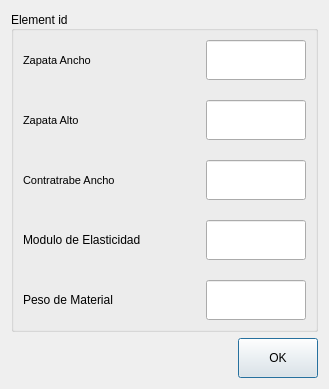
<?xml version="1.0" encoding="UTF-8"?>
<ui version="4.0">
 <class>Dialog</class>
 <widget class="QDialog" name="Dialog">
  <property name="geometry">
   <rect>
    <x>0</x>
    <y>0</y>
    <width>329</width>
    <height>389</height>
   </rect>
  </property>
  <property name="windowTitle">
   <string>Dialog</string>
  </property>
  <layout class="QVBoxLayout" name="verticalLayout">
   <item>
    <widget class="QGroupBox" name="concrete_group">
     <property name="title">
      <string>Element id</string>
     </property>
     <property name="alignment">
      <set>Qt::AlignLeading|Qt::AlignLeft|Qt::AlignVCenter</set>
     </property>
     <layout class="QGridLayout" name="gridLayout_2">
      <property name="verticalSpacing">
       <number>20</number>
      </property>
      <item row="5" column="0">
       <widget class="QLabel" name="lab_mat_peso">
        <property name="text">
         <string>Peso de Material</string>
        </property>
       </widget>
      </item>
      <item row="4" column="0">
       <widget class="QLabel" name="lab_e">
        <property name="text">
         <string>Modulo de Elasticidad</string>
        </property>
       </widget>
      </item>
      <item row="5" column="1">
       <widget class="QLineEdit" name="input_pmat_val">
        <property name="minimumSize">
         <size>
          <width>0</width>
          <height>40</height>
         </size>
        </property>
        <property name="maximumSize">
         <size>
          <width>100</width>
          <height>16777215</height>
         </size>
        </property>
        <property name="layoutDirection">
         <enum>Qt::RightToLeft</enum>
        </property>
       </widget>
      </item>
      <item row="4" column="1">
       <widget class="QLineEdit" name="e">
        <property name="minimumSize">
         <size>
          <width>0</width>
          <height>40</height>
         </size>
        </property>
        <property name="maximumSize">
         <size>
          <width>100</width>
          <height>16777215</height>
         </size>
        </property>
        <property name="layoutDirection">
         <enum>Qt::RightToLeft</enum>
        </property>
       </widget>
      </item>
      <item row="3" column="1">
       <widget class="QLineEdit" name="input_bp_val">
        <property name="minimumSize">
         <size>
          <width>0</width>
          <height>40</height>
         </size>
        </property>
        <property name="maximumSize">
         <size>
          <width>100</width>
          <height>40</height>
         </size>
        </property>
        <property name="layoutDirection">
         <enum>Qt::RightToLeft</enum>
        </property>
        <property name="inputMethodHints">
         <set>Qt::ImhDigitsOnly|Qt::ImhFormattedNumbersOnly</set>
        </property>
        <property name="text">
         <string/>
        </property>
       </widget>
      </item>
      <item row="1" column="0">
       <widget class="QLabel" name="lab_zap_anch">
        <property name="font">
         <font>
          <pointsize>8</pointsize>
          <weight>50</weight>
          <bold>false</bold>
         </font>
        </property>
        <property name="text">
         <string>Zapata Ancho</string>
        </property>
       </widget>
      </item>
      <item row="2" column="1">
       <widget class="QLineEdit" name="input_h_val">
        <property name="minimumSize">
         <size>
          <width>0</width>
          <height>40</height>
         </size>
        </property>
        <property name="maximumSize">
         <size>
          <width>100</width>
          <height>40</height>
         </size>
        </property>
        <property name="layoutDirection">
         <enum>Qt::RightToLeft</enum>
        </property>
        <property name="inputMethodHints">
         <set>Qt::ImhDigitsOnly|Qt::ImhFormattedNumbersOnly</set>
        </property>
       </widget>
      </item>
      <item row="3" column="0">
       <widget class="QLabel" name="lab_con_anc">
        <property name="font">
         <font>
          <pointsize>8</pointsize>
          <weight>50</weight>
          <bold>false</bold>
         </font>
        </property>
        <property name="text">
         <string>Contratrabe Ancho</string>
        </property>
       </widget>
      </item>
      <item row="1" column="1">
       <widget class="QLineEdit" name="input_b_val">
        <property name="minimumSize">
         <size>
          <width>0</width>
          <height>40</height>
         </size>
        </property>
        <property name="maximumSize">
         <size>
          <width>100</width>
          <height>40</height>
         </size>
        </property>
        <property name="layoutDirection">
         <enum>Qt::LeftToRight</enum>
        </property>
        <property name="inputMethodHints">
         <set>Qt::ImhDigitsOnly|Qt::ImhFormattedNumbersOnly</set>
        </property>
       </widget>
      </item>
      <item row="2" column="0">
       <widget class="QLabel" name="lab_zap_alt">
        <property name="font">
         <font>
          <pointsize>8</pointsize>
          <weight>50</weight>
          <bold>false</bold>
         </font>
        </property>
        <property name="text">
         <string>Zapata Alto</string>
        </property>
       </widget>
      </item>
     </layout>
    </widget>
   </item>
   <item>
    <widget class="QPushButton" name="ok_btn">
     <property name="minimumSize">
      <size>
       <width>80</width>
       <height>40</height>
      </size>
     </property>
     <property name="maximumSize">
      <size>
       <width>80</width>
       <height>40</height>
      </size>
     </property>
     <property name="sizeIncrement">
      <size>
       <width>80</width>
       <height>40</height>
      </size>
     </property>
     <property name="layoutDirection">
      <enum>Qt::RightToLeft</enum>
     </property>
     <property name="text">
      <string>OK</string>
     </property>
    </widget>
   </item>
  </layout>
 </widget>
 <resources/>
 <connections/>
</ui>
